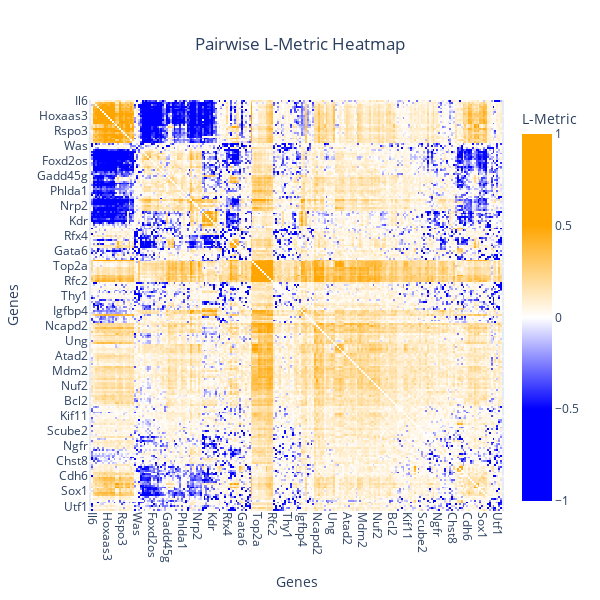

The cell this chart's notebook holds for it:
### Code cell
calculator2.compute_pairwise_l_metrics()
# Perform hierarchical clustering using the average linkage method and Euclidean distance
calculator2.perform_clustering(method='average', metric='euclidean')

# Plot the interactive clustered heatmap
calculator2.plot_heatmap(interactive=True)

### Figure 1 — Plotly figure (JSON) as saved in the notebook; plotly's stock layout.template omitted (floating-point values rounded to 4 significant figures; data arrays with more than 128 entries replaced by an {"elided": "..."} marker saying what was removed)
{"data": [{"colorbar": {"title": {"text": "L-Metric"}}, "colorscale": [[0, "blue"], [0.25, "blue"], [0.5, "white"], [0.75, "orange"], [1, "orange"]], "hoverongaps": false, "reversescale": false, "type": "heatmap", "x": {"elided": "219 str values"}, "y": {"elided": "219 str values"}, "z": {"elided": "219x219 float values"}, "zmax": 1, "zmin": -1}], "layout": {"autosize": false, "height": 600, "title": {"text": "Pairwise L-Metric Heatmap", "x": 0.5}, "width": 600, "xaxis": {"tickangle": 90, "title": {"text": "Genes"}}, "yaxis": {"autorange": "reversed", "scaleanchor": "x", "title": {"text": "Genes"}}}}
